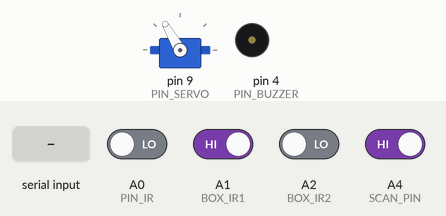
The sketch below on a simulated Arduino Uno, built with avr-gcc and run on an emulated ATmega328P. Shown: servo, buzzer (waves = sounding). The inputs (shaded band) are chosen by the test bench; at power-on: A1 (BOX_IR1), A4 (SCAN_PIN) HIGH, A0 (PIN_IR), A2 (BOX_IR2) LOW. What the sketch prints to the serial monitor is not drawn.

Above: at 1.7 s.
1.8 s: A4 (SCAN_PIN) driven LOW
At 4.7 s:
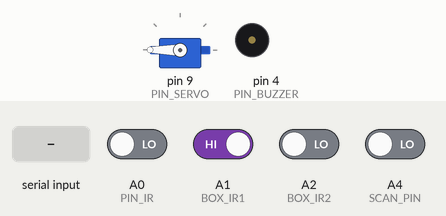
4.8 s: A0 (PIN_IR) driven HIGH
At 5.91 s:
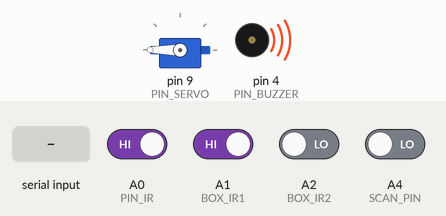
7.5 s: "0\n" received over the second serial link
At 8.8 s:
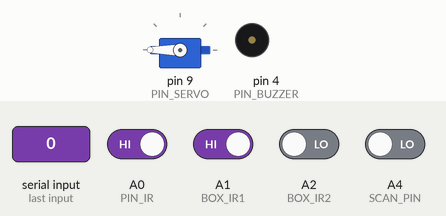
Timing chart, 0 to 10.5 s (numbered marks = the images above; inputs shaded):
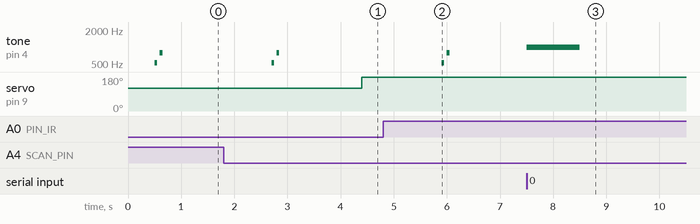

Measured:
- after the input at 1.8 s, tone on pin 4 (PIN_BUZZER): silent → 523 Hz after 0.90 s, → silent 0.05 s later, → 784 Hz 0.05 s later, → silent 0.05 s later; servo on pin 9 (PIN_SERVO): 120° → 180° after 2.6 s
- after the input at 4.8 s, tone on pin 4 (PIN_BUZZER): goes on until 6.1 s, then stays silent
- after the input at 7.5 s, tone on pin 4 (PIN_BUZZER): silent → 1000 Hz at once, → silent 1.0 s later

The sketch:

conveyer_belt_3.ino
```cpp
/* 라이브러리 불러오기 */
#include <Servo.h>              // 서보모터 라이브러리 불러오기
#include <Wire.h>               // I2C 통신에 사용되는 라이브러리
#include <SoftwareSerial.h>

/* 상수 선언 : 핀 번호, 속도제어, 서보모터의 각도*/
#define PIN_DC_DIRECTION 13  // DC모터(레일) 방향을 정하는 핀
#define PIN_DC_SPEED 11      // DC모터(레일) 속도를 정하는 핀
#define PIN_SERVO 9          // 서보모터 연결 핀
#define PIN_IR A0            // 적외선 IR센서 연결 핀
#define PIN_BUZZER 4         // 부저 핀

// 상자에 부착된 적외선 센서 핀
#define BOX_IR1 A1
#define BOX_IR2 A2
#define BOX_IR3 A3

// 바코드(QR) 스캐너에 부착된 적외선 센서 핀
#define SCAN_PIN A4

#define POS_RED 120   // 빨간 색 제품을 분류할 서보모터의 각도
#define POS_GREEN 165 // 초록 색 제품을 분류할 서보모터의 각도
#define POS_BLUE 210  // 파란 색 제품을 분류할 서보모터의 각도

/* 변수 선언 : HW객체, 측정값, 기타 변수, ...*/
Servo servo;
int railSpeed = 200;  // 레일 기본 속도
int value = 0;
int scan_check = 0;
int box_check;

SoftwareSerial mySerial(5, 6); // RX, TX

void setup() {
  Serial.begin(9600);
  mySerial.begin(9600); // SoftwareSerial 통신 시작

  /* 모터 설정 */
  pinMode(PIN_DC_DIRECTION, OUTPUT);     // DC모터의 방향을 제어하는 핀을 OUTPUT으로 설정
  digitalWrite(PIN_DC_DIRECTION, LOW);  // 방향은 전진. 의도한 방향과 반대일 경우 HIGH -> LOW로 변경
  servo.attach(PIN_SERVO);               // 서보모터를 아두이노와 연결
  servo.write(120);                      // 초기 서보모터가 가리키는 각도는 0도
  delay(500);                            // 서보모터가 완전히 동작을 끝낸 후 detach를 위해 delay를 부여
  servo.detach();                        // 서보모터와 아두이노 분리

  /* 적외선 센서 설정 */
  pinMode(PIN_IR, INPUT);  // 적외선 센서 핀을 INPUT으로 설정
  pinMode(PIN_BUZZER, OUTPUT); // 부저 핀을 OUTPUT으로 설정

  // 상자 적외선 센서
  pinMode(BOX_IR1, INPUT);
  pinMode(BOX_IR2, INPUT);
  pinMode(BOX_IR3, INPUT);

  // 바코드 스케너에 쓰일 적외선 센서
  pinMode(SCAN_PIN, INPUT);

  Serial.println("공정 시작");
}

void loop() {
  /* 시리얼 통신 데이터 수신 확인 */
  checkSerial();

  /* 제품 적재여부 확인 */
  if (digitalRead(PIN_IR) == HIGH) {  // 적외선 센서는 물건 감지 시 LOW값을 전달. HIGH라는 것은 감지되지 않았음
    analogWrite(PIN_DC_SPEED, railSpeed);  // 레일 작동 계속
  }
  else if (digitalRead(PIN_IR) == LOW)
  {
    Serial.println("Detected");
    toneDetected();  // 감지되었을 때 나오는 소리를 부저에 출력
    analogWrite(PIN_DC_SPEED, 0);  // 적외선 센서에서 제품을 감지하여 일시 정지
    delay(2000);  // 2초간 정지
    analogWrite(PIN_DC_SPEED, railSpeed);  // 레일을 컬러센서까지 움직이기 시작


    // 바코드 or QR코드 스캐너 영역
    while (scan_check == 0){
      if (digitalRead(SCAN_PIN) == LOW){
        analogWrite(PIN_DC_SPEED, 0);  // 적외선 센서에서 제품을 감지하여 일시 정지
        toneDetected();  // 감지되었을 때 나오는 소리를 부저에 출력
        delay(1500);  // 1.5초 간 레일 대기
        scan_check = 1;
      }
    }

    scan_check = 0;

    value = 6;

    // 서보모터 각도 조정
    servo.attach(PIN_SERVO);  // 서보모터를 아두이노와 연결
    if (value == 2) {
      servo.write(POS_RED);
    } else if (value == 4) {
      servo.write(POS_GREEN);
    } else if (value == 6) {
      servo.write(POS_BLUE);
    }
    delay(1500);  // 측정 결과 표기 후 1.5초 간 레일 대기
    servo.detach();  // 서보모터와 아두이노 연결 해제
    analogWrite(PIN_DC_SPEED, railSpeed);  // 레일 작동 시작

  // 상자에 물품이 들어갔는지 확인
    while (box_check == 0) {
      box_check = checkBoxSensors();
      if (box_check == 1) toneDetected();
    }
    box_check = 0;
    delay(1000);
  }

}

/* 시리얼 통신 데이터 수신 확인 및 처리 */
void checkSerial() {
  if (mySerial.available() > 0) {  // 데이터가 있는지 확인
    String data = mySerial.readStringUntil('\n');  // 데이터를 문자열로 읽기
    int receivedData = data.toInt();  // 문자열을 정수로 변환
    if (receivedData == 0) {  // 수신된 데이터가 0이면
      analogWrite(PIN_DC_SPEED, 0);  // 레일을 급제동
      tone(PIN_BUZZER, 1000, 1000);  // 부저를 울림
      Serial.println("Emergency Stop!");
      delay(5000);  // 5초 대기 후 재개
      analogWrite(PIN_DC_SPEED, railSpeed);  // 레일 작동 재개
    }
  }
}

/* 적외선 센서, 색상감지 센서에서 물체를 감지했을 때 나오는 소리를 출력 */
void toneDetected() {
  tone(PIN_BUZZER, 523, 50);  // '도'에 해당. 0.05초간 출력
  delay(100);  // 0.1초간 대기(출력시간 0.05초 + 대기시간 0.05초 = 0.1초)
  tone(PIN_BUZZER, 784, 50);  // '미'에 해당. 0.05초간 출력
  delay(100);  // 0.1초간 대기(출력시간 0.05초 + 대기시간 0.05초 = 0.1초)
}

// 상자에 물품이 들어갔는지 확인하는 함수
int checkBoxSensors() {
  if (digitalRead(BOX_IR1) == LOW) {  // 상자 1에 물품이 들어갔을 때
    Serial.println("Item detected in Box 1");
    return 1;
  }

  if (digitalRead(BOX_IR2) == LOW) {  // 상자 2에 물품이 들어갔을 때
    Serial.println("Item detected in Box 2");
    return 1;
  }

  if (digitalRead(BOX_IR3) == LOW) {  // 상자 3에 물품이 들어갔을 때
    Serial.println("Item detected in Box 3");
    return 1;
  }
  return 0;
}
```
